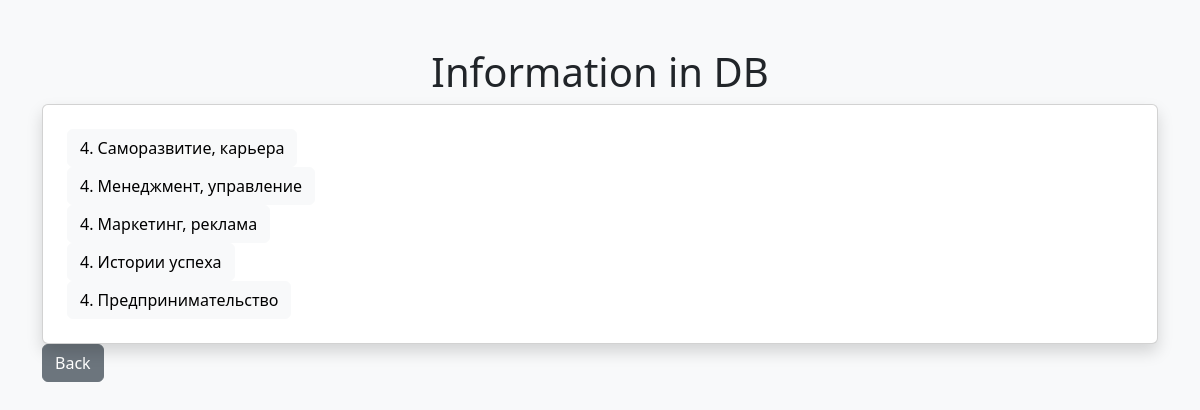
The app's page /info/4 with its own data.
### app.py (models this page shows, shortened)
class Subgenre(db.Model):
    __tablename__ = 'subgenre'
    name_subgenre_id = db.Column(db.Integer, primary_key=True, nullable=True)
    name_subgenre = db.Column(db.String(120), nullable=False)
    genre_id = db.Column(db.Integer, nullable=True)

### app.py (the view)
@app.route('/info/<int:id>')
def info(id):
    subgenres = Subgenre.query.filter_by(genre_id=id)
    return render_template('info.html', subgenres=subgenres)

### templates/info.html (shortened to what this page needs)
<!DOCTYPE html>
<html lang="en">
<head>
    <link href="https://cdn.jsdelivr.net/npm/bootstrap@5.3.0/dist/css/bootstrap.min.css" rel="stylesheet">
</head>
<body class="bg-light">
    <div class="container mt-5">
        <h1 class="text-center">Information in DB</h1>
        <div class="card shadow p-4">
            {%for row in subgenres%}
            <div style="display: flex; flex-direction: row;">
                <a href="{{url_for('book',genre_name=row.name_subgenre)}}"><button type="button" class="btn btn-light"
                        style="width: 100%;">{{row.genre_id}}.
                        {{row.name_subgenre}}
                    </button>
                </a>
            </div>
            {%endfor%}
        </div>
        <a href="{{url_for('index')}}"><button type="button" class="btn btn-secondary">Back</button></a>
    </div>
</body>
</html>

### records on screen
Subgenre: genre_id "4", name_subgenre "Саморазвитие, карьера"
Subgenre: genre_id "4", name_subgenre "Менеджмент, управление"
Subgenre: genre_id "4", name_subgenre "Маркетинг, реклама"
Subgenre: genre_id "4", name_subgenre "Истории успеха"
Subgenre: genre_id "4", name_subgenre "Предпринимательство"
